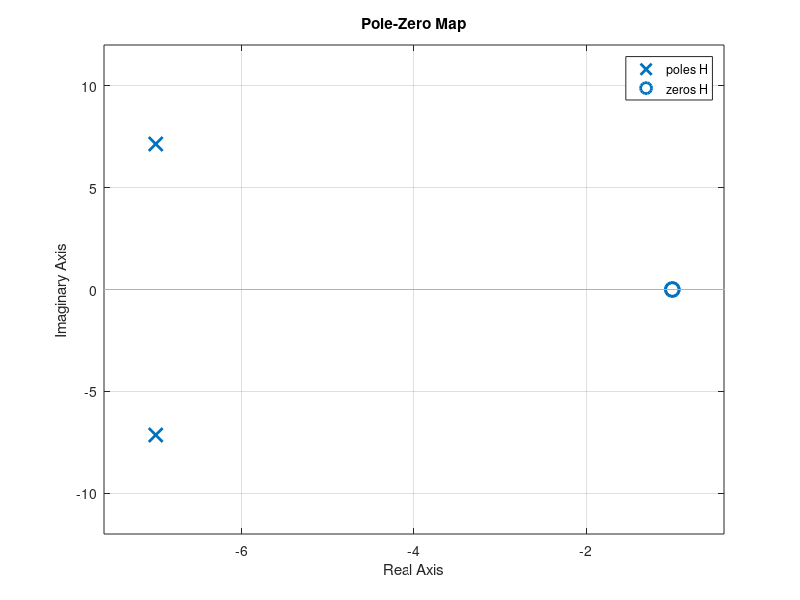
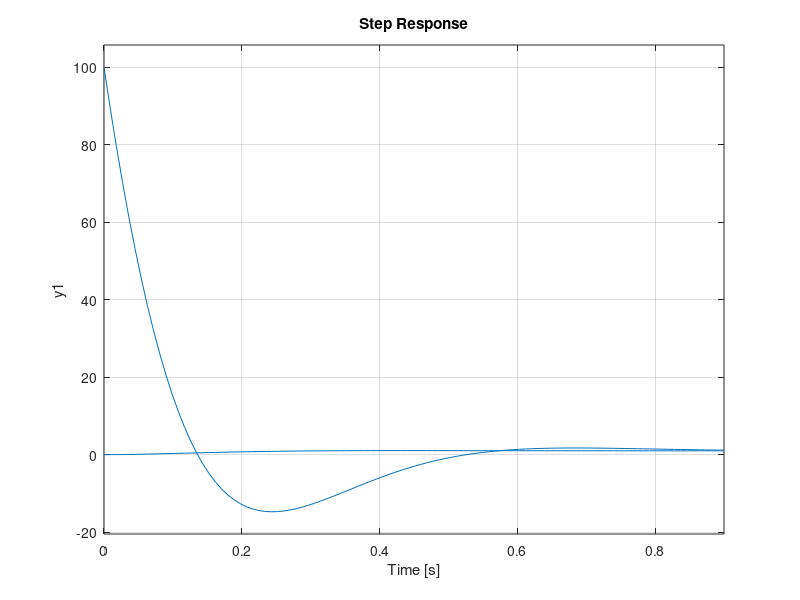

Here is the MATLAB script that generated these plots, in order:
clear
close all
clc

e=0.7;
wn=10;
k=1;
h2=tf([1 1],1);
H=tf(k*wn^2,[1 2*e*wn wn^2])*h2*h2;
h=tf(k*wn^2,[1 2*e*wn wn^2]);
pzmap(H)

figure

step(H)
hold on 
step(h)